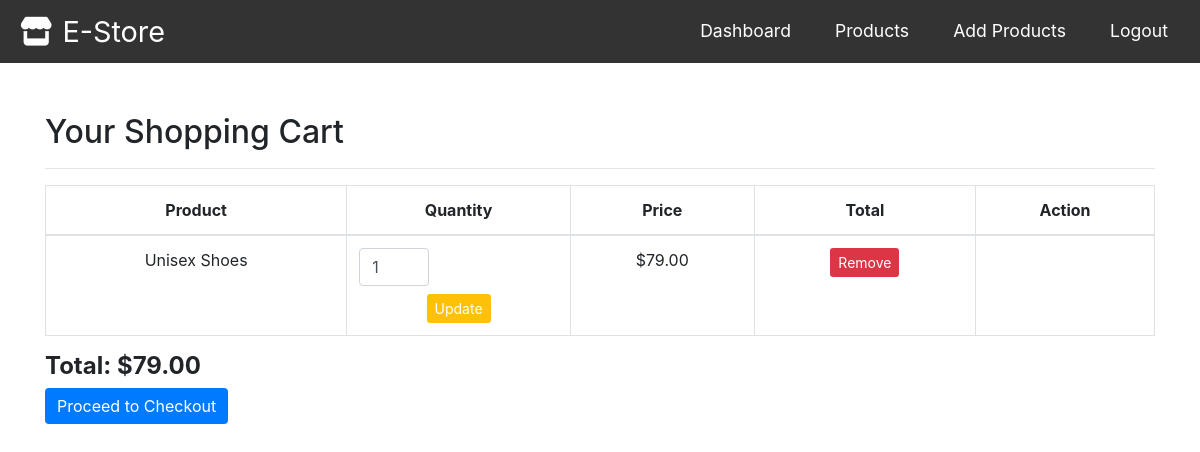
The page /products/cart/ (signed in) on the database its author committed.
### products/models.py (models this page shows, shortened)
class Cart(models.Model):
    user = models.ForeignKey(User, on_delete=models.CASCADE)
    product = models.ForeignKey(Product, on_delete=models.CASCADE)
    quantity = models.PositiveIntegerField(default=1)
    rating = models.CharField(max_length=50)
    product_link = models.URLField()
    image_url = models.URLField()
    added_at = models.DateTimeField(auto_now_add=True)

class Product(models.Model):
    ELECTRONICS = 'electronics'
    FURNITURE = 'furniture'
    CLOTHING = 'clothing'
    BOOKS = 'books'
    TOYS = 'toys'
    GROCERIES = 'groceries'
    ACCESSORIES='Accessories'
    CATEGORY_CHOICES = [
        (ELECTRONICS, 'Electronics'),
        (FURNITURE, 'Furniture'),
        (CLOTHING, 'Clothing'),
        (BOOKS, 'Books'),
        (TOYS, 'Toys'),
        (GROCERIES, 'Groceries'),
        (ACCESSORIES,'Accessories')
    ]
    name = models.CharField(max_length=255)
    description = models.TextField(null=True, blank=True)
    rating = models.CharField(max_length=50)
    category = models.CharField(
        max_length=20,
        choices=CATEGORY_CHOICES,
    )
    price = models.DecimalField(max_digits=10, decimal_places=2)
    stock = models.IntegerField(default=0)  # Number of items in stock
    image = models.ImageField(upload_to='products/', null=True, blank=True)
    product_link = models.URLField()
    rating = models.CharField(max_length=50)
    is_recommended = models.BooleanField(default=False)

### products/views.py (the view)
# urls.py: path('cart/', views.cart_view, name='cart_view'),
@login_required
def cart_view(request):
    cart_items = Cart.objects.filter(user=request.user)
    total = 0  # Initialize total to 0
    for item in cart_items:
        total += item.product.price * item.quantity
    return render(request, 'cart.html', {'cart_items': cart_items, 'total': total})

### products/templates/cart.html (shortened to what this page needs)
{% include 'navbar.html' %}
<!DOCTYPE html>
<html lang="en">
<head>
    <link rel="stylesheet" href="https://maxcdn.bootstrapcdn.com/bootstrap/4.5.2/css/bootstrap.min.css">
</head>
<body>
<div class="container cart-container">
    <h2>Your Shopping Cart</h2>
    <hr>
    {% if cart_items %}
        <table class="table table-bordered">
            <thead>
                <tr>
                    <th>Product</th>
                    <th>Quantity</th>
                    <th>Price</th>
                    <th>Total</th>
                    <th>Action</th>
                </tr>
            </thead>
            <tbody>
                {% for item in cart_items %}
                    <tr>
                        <td>{{ item.product.name }}</td>
                        <td>
                            <form method="POST" action="{% url 'products:update_cart_item' item.id %}">
                                <input type="number" name="quantity" value="{{ item.quantity }}" min="1" class="form-control" style="width: 70px;">
                                <button type="submit" class="btn btn-update btn-sm mt-2">Update</button>
                            </form>
                        </td>
                        <td>${{ item.product.price }}</td>
                        <td>
                            <form method="POST" action="{% url 'products:remove_from_cart' item.id %}">
                                <button type="submit" class="btn-remove btn-sm">Remove</button>
                            </form>
                        </td>
                    </tr>
                {% endfor %}
            </tbody>
        </table>
        <h3 class="total">Total: ${{ total }}</h3>
        <a href="{% url 'products:checkout' %}" class="btn btn-checkout">Proceed to Checkout</a>
    {% else %}
        <p class="empty-cart">Your cart is empty. <a href="{% url 'products:product_list' %}">Browse products</a></p>
    {% endif %}
</div>
</body>
</html>

### products/templates/navbar.html (style rules this page uses)
* { margin: 0; padding: 0; box-sizing: border-box; }
body { font-family: Arial, sans-serif; margin: 0; padding: 0; background-color: #f8f9fa; }

### products/templates/cart.html (style rules this page uses)
.cart-container { margin-top: 50px; }
.table th, .table td { text-align: center; }
.total { font-weight: bold; font-size: 1.5em; }
.btn-remove { background-color: #dc3545; color: white; border: none; cursor: pointer; }
.btn-update { background-color: #ffc107; color: white; border: none; cursor: pointer; }
.btn-checkout { background-color: #007bff; color: white; border: none; }

### rows shown on the page
Cart: product.name "Unisex Shoes", quantity "1", product.price "79.00"

### other values the page prints
{{ total }} "79.00"
